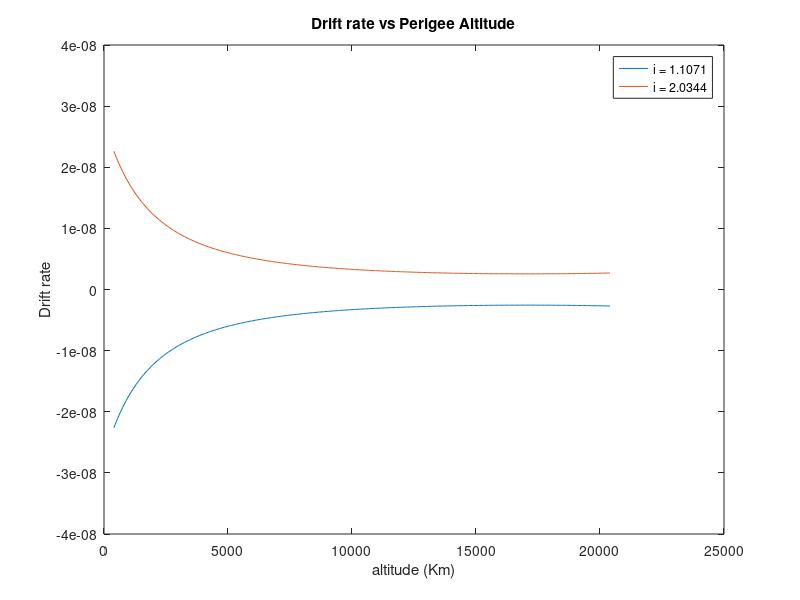

This chart was generated by the following MATLAB code: (Note: this script raises an error after producing the figure.)
close all; 
clear all;
clc;

% Q1

%INITIAL VALUES
hour=60*60;
min=60;
Te=24*hour+39*min+35 %time period
J2=0.00196;
R=3390;
mu=42820;
a=(((Te/(2*pi))^2)*mu)^(1/3);
n=sqrt(mu/(a^3));

i=[acos(sqrt(1/5)) acos(-sqrt(1/5))] %solution in range of [0,pi]
j=1;
for r=400:50:a
    e(j)=1-((R+r)/a);
    
    for u=1:2
        DR(j,u)=-(3/2)*n*J2*((R/a)^2)*((cos(i(u)))/((1-(e(j)^2))^2));
    end
    j=j+1;
end
r=400:50:a;
plot(r,DR(:,1))
hold on
plot(r,DR(:,2))
hold off
legend("i = 1.1071","i = 2.0344")
xlabel("altitude (Km)")
ylabel("Drift rate")
title("Drift rate vs Perigee Altitude")

u=1;
j=1;
% for u=1 and j=1 DR is lowest
lowest_driftrate=(DR(j,u))
semimajoraxis=vpa(a)
incli=vpa(i(u))
ecc=vpa(e(j))
